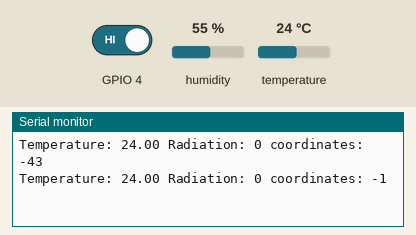
Recording of a sketch running on a simulated ESP8266 (NodeMCU). On the bench: the last lines printed to the serial monitor. The test bench sets the inputs (shaded band); at power-on: temperature 24 °C, GPIO 4 HIGH, humidity 55 %. WiFi joins after 1.5 s; servers stay silent unless stated; random numbers use the default seed unless the sketch sets one.

Above: at 2.7 s.
2.8 s: temperature set to 12 °C
At 4.3 s:
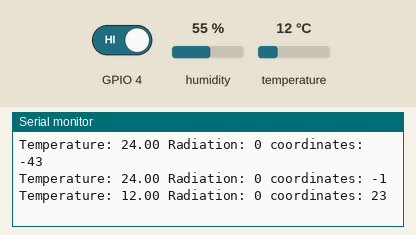
5.5 s: GPIO 4 driven LOW
At 6.4 s:
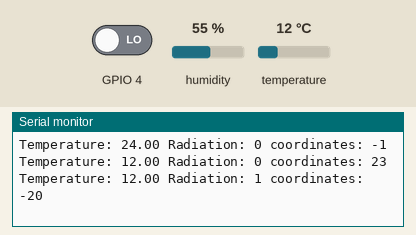
8.2 s: temperature set to 19 °C
At 10.3 s:
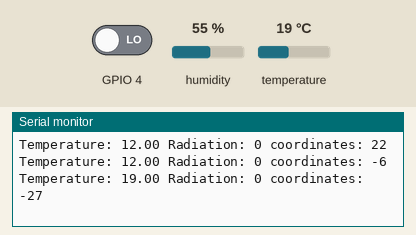
Timing chart, 0 to 11.8 s (numbered marks = the images above; inputs shaded):
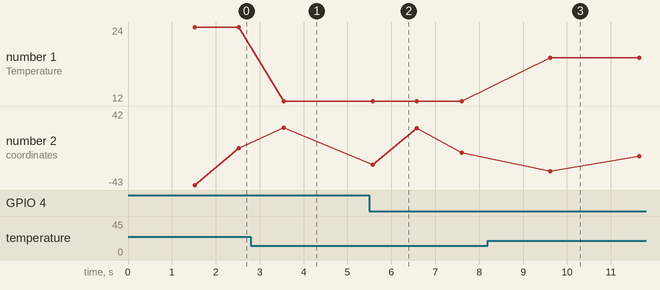

Measured:
- after the input at 2.8 s, the serial monitor: prints a new line after 0.75 s (image 1)
- after the input at 5.5 s, the serial monitor: prints a new line after 0.07 s (image 2)
- after the input at 8.2 s, the serial monitor: prints a new line after 1.4 s (image 3)
- plotted number 1: 24 → 12 after the input at 2.8 s, 12 → 19 after the input at 8.2 s

The sketch:

radioscan.ino
```cpp
#include <ESP8266WiFi.h>
#include <ESP8266HTTPClient.h>
#include <WiFiClient.h>

#include <DHT.h>
#define DHT11_PIN 2
#define DHTTYPE DHT11

DHT dht(DHT11_PIN, DHTTYPE);

const char* ssid = "Kviknet-5A55";
const char* password = "7HBXLQWCTQ77NT";
const char* SERVER_NAME = "http://radioscan.atwebpages.com/sensordata.php";
String PROJECT_API_KEY = "12345";

unsigned long previousMillis;
unsigned long previousMillis_2;
unsigned long counts;
unsigned long events;

#define LOG_PERIOD 30000
#define LOG_PERIOD_2 1000

//String temperature;
//String coordinates;

void ICACHE_RAM_ATTR impulse() {
  counts++;
  events++;
}

void setup() {

  Serial.begin(9600);
  volatile int counts;
  pinMode(4, INPUT);
  attachInterrupt(digitalPinToInterrupt(4), impulse, FALLING);
  dht.begin();
  WiFi.begin(ssid, password);
  while (WiFi.status() != WL_CONNECTED) {
    delay(500);
  }
}

void loop() {


  if (WiFi.status() == WL_CONNECTED) {

    //radiation_to_cloud();

    upload_data_to_serial_monitor();
    pass_data_to_cloud();
  }

}

//void radiation_to_cloud() {
//  unsigned long rad_currentMillis = millis();
//  if (rad_currentMillis - previousMillis > LOG_PERIOD) {
//    previousMillis = rad_currentMillis;
//    Serial.println("counts: "+ counts);
//    counts = 0;
//  }
//}

void upload_data_to_serial_monitor() {

  float t = dht.readTemperature();
  float hic = dht.computeHeatIndex(t, false);

  String temperature = String(t, 2);
  String coordinates = String(random(-50, 50));
  String Radiation = String(events);

  unsigned long rad_currentMillis_2 = millis();
  if (rad_currentMillis_2 - previousMillis_2 > LOG_PERIOD_2) {
    previousMillis_2 = rad_currentMillis_2;
    Serial.print("Temperature: " + temperature + " ");
    Serial.print("Radiation: " + Radiation + " ");
    Serial.println("coordinates: " + coordinates);
    events = 0;
  }
  delay(1000);


}

void pass_data_to_cloud() {
  unsigned long rad_currentMillis = millis();
  if (rad_currentMillis - previousMillis > LOG_PERIOD) {
    previousMillis = rad_currentMillis;

    float t = dht.readTemperature();
    float hic = dht.computeHeatIndex(t, false);

    String temperature = String(t, 2);
    String coordinates = String(random(-50, 50));
    String radiation = String(counts);

    String temperature_data = "api_key=" + PROJECT_API_KEY;
    temperature_data += "&temperature=" + temperature;
    temperature_data += "&radiation=" + radiation; // Use the global counts variable
    temperature_data += "&coordinates=" + coordinates;

    WiFiClient client;
    HTTPClient http;

    http.begin(client, SERVER_NAME);
    http.addHeader("Content-Type", "application/x-www-form-urlencoded");
    int httpResponseCode = http.POST(temperature_data);

    http.end();
    counts = 0;
  }
}
```
